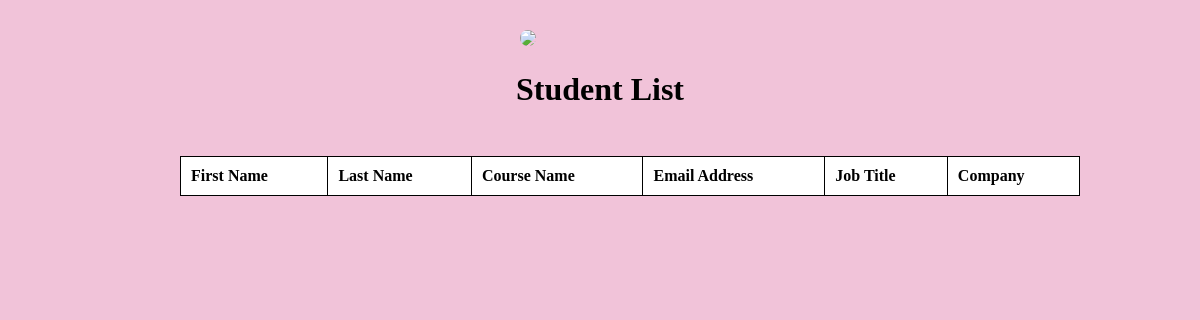
Page /trainer/list/ on the earlier database version.
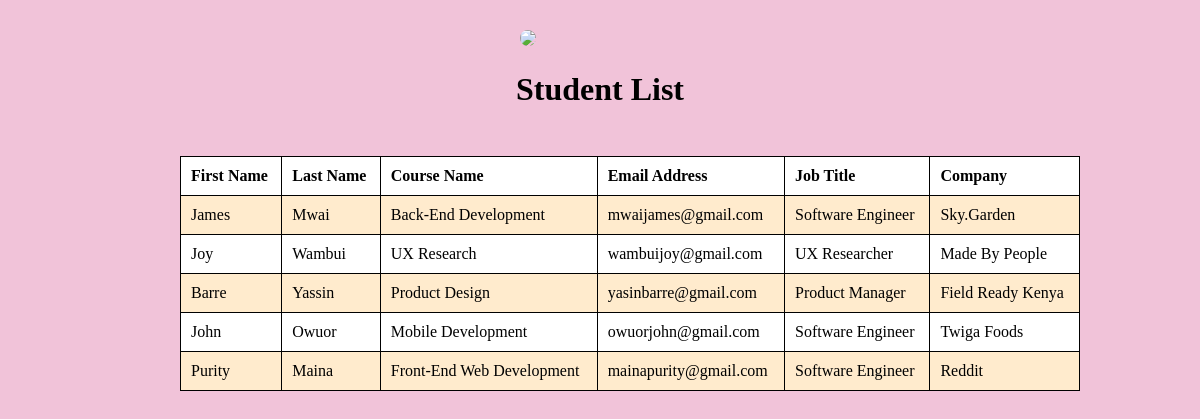
Same page on the later database version.
### trainer/models.py (models this page shows)
class Trainer(models.Model):
    profile_pic = models.ImageField(upload_to = 'images/')
    first_name=models.CharField(max_length=12)
    last_name=models.CharField(max_length=12)
    gender_choice=(
        ('1','Female'),
        ('2','Male'),
        ('3','Prefer not to say')
    )
    gender=models.CharField(max_length=8,choices=gender_choice)
    age=models.PositiveSmallIntegerField(null=True, blank=True)
    date_of_birth=models.DateField(null=True)
    phone_number=models.CharField(max_length=10)
    nationality_choice=(
        ('1','Rwandan'),
        ('2','Kenyan'),
        ('3','Ugandan'),
        ('4','SouthSudanes'),
        ('5','Sudanes')
    )
    nationality=models.CharField(max_length=15,choices=nationality_choice)
    national_Id=models.CharField(max_length=20)
    email_address=models.EmailField(null=True)
    joining_date=models.DateField(null=True)
    resume=models.FileField(upload_to="documents/",null=True)
    contract=models.FileField(upload_to="documents/",null=True, blank=True)
    course_name=models.CharField(max_length=25)
    salary=models.PositiveBigIntegerField(null=True, blank=True)
    job_title=models.CharField(max_length=25)
    company=models.CharField(max_length=30)

### trainer/views.py (the view)
# urls.py: path("list/", trainer_list, name="list"),
def trainer_list(request):
    trainers = Trainer.objects.all()
    return render(request, "trainer_list.htm", {"trainers":trainers})

### trainer/templates/trainer_list.htm (shortened to what this page needs)
<!DOCTYPE html>
<html lang="en">
<head>
</head>
<body>
    <img class = "pic" src="https://encrypted-tbn0.gstatic.com/images?q=tbn:ANd9GcQAriIaiHNiXxhv7x1m99
    _HC9s55DEELgOHPEobCvdI3OFyx5LGDE0EHUZf3WG5cdvMh6A&usqp=CAU">
    <center><h1>Student List</h1></center>
    <table class="table">
        <tr>
            <th>First Name</th>
            <th>Last Name</th>
            <th>Course Name</th>
            <th>Email Address</th>
            <th>Job Title</th>
            <th>Company</th>
        </tr>
        {% for trainer in trainers%}
        <tr>
            <td>
                {{trainer.first_name}}
            </td>
            <td>
                {{trainer.last_name}}
            </td>
            <td>
                {{trainer.course_name}}
            </td>
            <td>
                {{trainer.email_address}}
            </td>
            <td>
                {{trainer.job_title}}
            </td>
            <td>
                {{trainer.company}}
            </td>
        </tr>
        {% endfor %}
    </table>
</body>
</html>

### trainer/templates/trainer_list.htm (style rules this page uses)
body { margin: 0; padding: 0; background-color: rgb(241, 195, 217); }
table { width: 900px; margin-left: 15%; margin-top: 4%; margin-bottom: 8%; }
th, caption { text-align: left; }
table, th, td { border: 1px solid #000; border-collapse: collapse; }
th, td { padding: 10px; }
tr:nth-child(even) { background-color: blanchedalmond; }
tr:nth-child(odd) { background-color:rgb(255, 255, 255); }
.pic { text-align: center; height: 90px; border-radius: 20px; margin-left: 520px; margin-top: 30px; }

Differences in the rows shown:
added Trainer: first_name "James", last_name "Mwai", course_name "Back-End Development", email_address "mwaijames@gmail.com", job_title "Software Engineer", company "Sky.Garden"
added Trainer: first_name "Joy", last_name "Wambui", course_name "UX Research", email_address "wambuijoy@gmail.com", job_title "UX Researcher", company "Made By People"
added Trainer: first_name "Barre", last_name "Yassin", course_name "Product Design", email_address "yasinbarre@gmail.com", job_title "Product Manager", company "Field Ready Kenya"
added Trainer: first_name "John", last_name "Owuor", course_name "Mobile Development", email_address "owuorjohn@gmail.com", job_title "Software Engineer", company "Twiga Foods"
added Trainer: first_name "Purity", last_name "Maina", course_name "Front-End Web Development", email_address "mainapurity@gmail.com", job_title "Software Engineer", company "Reddit"
